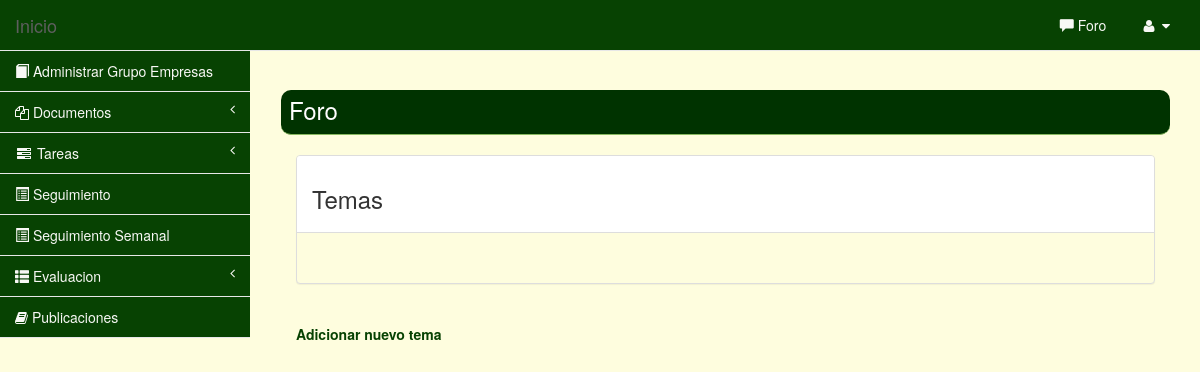
Page /Vista/lista-de-noticias.php on the earlier database version.
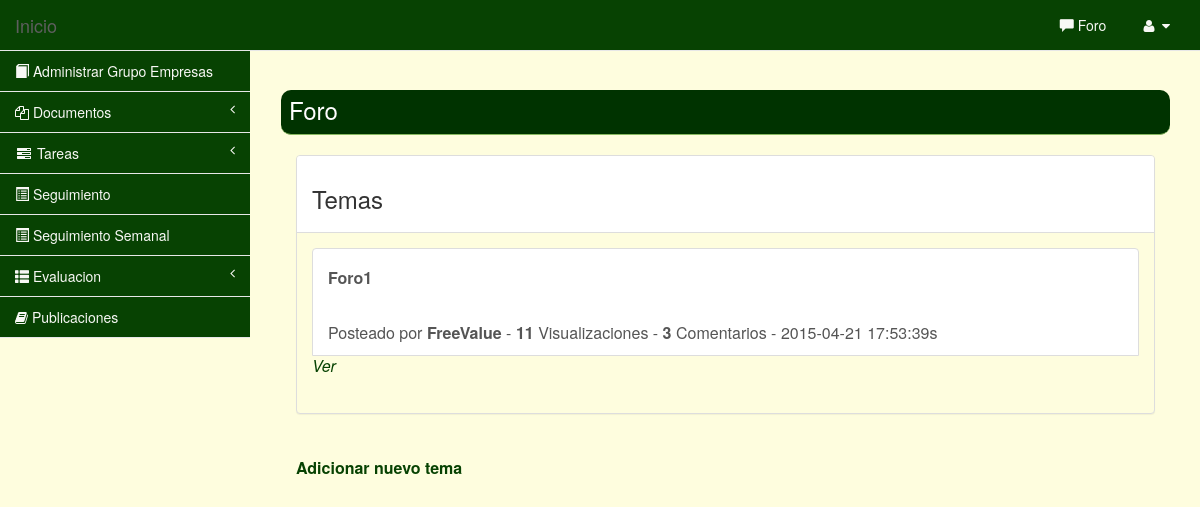
Same page on the later database version.
### tables this page shows
CREATE TABLE `noticias` (
  `ID_N` int(11) NOT NULL,
  `NOMBRE_U` varchar(50) NOT NULL,
  `TITULO` text NOT NULL,
  `FECHA_N` datetime NOT NULL,
  `VIEWS` int(11) NOT NULL,
  `TEXTO` text NOT NULL,
  `POSTEADO` varchar(50) NOT NULL
);

### Modelo/conexion.php (called while the page is built, shortened)
<?php
include_once "configDB.php";
class conexion{
function conectar(){
$this->data_mysql = new datosmysql();
$bdName = $this->data_mysql->getDB();
}
function consulta($consulta) {
    global $link;
    $resultado = mysql_query($consulta,$link)  or die('error en la consulta' . mysql_error());
    return $resultado;
}
}
?>

### Vista/configDB.php (called while the page is built, shortened)
<?php
class datosmysql{
    public $nameDB = 'saetis';
    function getDB(){
        return $this->nameDB;
    }
}
?>

### Vista/lista-de-noticias.php (the view, shortened to what the changed rows need)
 <?php
 include '../Modelo/conexion.php';
 $uActivo = $_SESSION['usuario'];
 $conect=new conexion();
 ?>
  <!DOCTYPE html>
<html>
<head>
    <link href="../Librerias/icheck/skins/square/green.css" rel="stylesheet">
    <link rel="stylesheet" href="../Librerias/css/bootstrap.min.css" rel="stylesheet">
    <link rel="stylesheet" type="text/css" href="../Librerias/lib/css/docs.css">
    <link rel="stylesheet" type="text/css" href="../Librerias/font-awesome/css/font-awesome.css">
    <link rel="stylesheet" type="text/css" href="../Librerias/lib/css/bootstrap-datetimepicker.css">
    <link rel="stylesheet" type="text/css" href="../Librerias/lib/css/bootstrap-multiselect.css">
    <link rel="stylesheet" type="text/css" href="../Librerias/lib/css/bootstrapValidator.css">
    <link href="../Librerias/css/plugins/timeline/timeline.css" rel="stylesheet">
   <link href="../Librerias/css/sb-admin.css" rel="stylesheet">
   <link href="css/style.css" rel="stylesheet" type="text/css" />
</head>
<body>
<div id="wrapper">
     <nav class="navbar navbar-default navbar-fixed-top" role="navigation" style="margin-bottom: 0">
        <div class="navbar-header">
            <a class="navbar-brand" href="inicio_asesor.php">Inicio </a>
        </div>
    </nav>
        <div id="page-wrapper">
            <div class="row">
                <div class="col-lg-12">
                    <h2 class="page-header">Foro</h2>
                    <div class="col-lg-12" >
                        <div class="panel panel-default">
                            <div class="panel-heading">
                                <i ></i><h3> Temas</h3>
                            </div>
                        <div class="panel-body">
                            <div class="list-group">
                                   <?php
                                        $noticia = $conect->consulta("SELECT * FROM noticias ORDER BY ID_N DESC");
                                        while ($noticias=mysql_fetch_array($noticia))
                                        {
                                           $idNoti = $noticias["ID_N"];
                                           $titulo = $noticias["TITULO"];
                                           $fecha = $noticias["FECHA_N"];
                                           $vistos = $noticias["VIEWS"];
                                           $posteado=$noticias["POSTEADO"];
                                           $selComen = $conect->consulta("SELECT * FROM comentarios WHERE ID_N='$idNoti'");
                                           $comentarios = mysql_num_rows($selComen);
                                    ?>
                               <a href="#" class="list-group-item">
                                       <i ></i> <p size="5"><font size="3"><b><?php echo $titulo?></b><p></p>
                                       <i ></i> Posteado por <b><?php echo $posteado?></b> -
                                       <i ></i> <b> <?php echo $vistos?></b> Visualizaciones -
                                       <i ></i> <b><?php echo $comentarios?></b> Comentarios -
                                       <i ></i> <?php echo $fecha?>s
                                     <?php
                                    if($posteado==$uActivo)
                                        {?>
                                     <span class="pull-right text-muted small"><em><?php echo"<td> <a  class='link-dos' href=\"noticia.php?id=$idNoti\">Ver </a></td>";?></em>
                                    </span>
                                    <span class="pull-right text-muted small"><em><?php echo "<td> <a  class='link-dos'href=\"excluir-noticia.php?id=$idNoti\">Eliminar</a></td>"; ?></em>
                                    </span>
                                    <?php }
                                    else { ?>
                                    <span class="pull-right text-muted small"><em><?php echo"<td> <a  class='link-dos' href=\"noticia.php?id=$idNoti\">Ver </a></td>";?></em>
                                    </span>
                                    <?php
                                } ?>
                                </a>
                                <?php
                                 }
                                 ?>
                            </div>
                        </div>
                        </div>
                        <br>
                    </div>
                </div>
            </div>
        </div>
    </div>
</body>
</html>

Differences in the rows shown:
added noticias: TITULO "Foro1", POSTEADO "FreeValue", VIEWS "11", comentarios "3", FECHA_N "2015-04-21 17:53:39"
